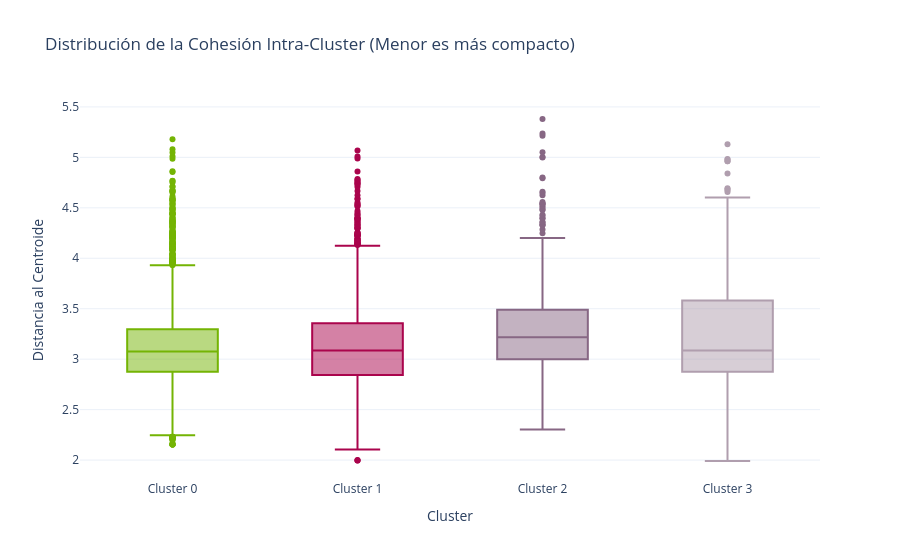
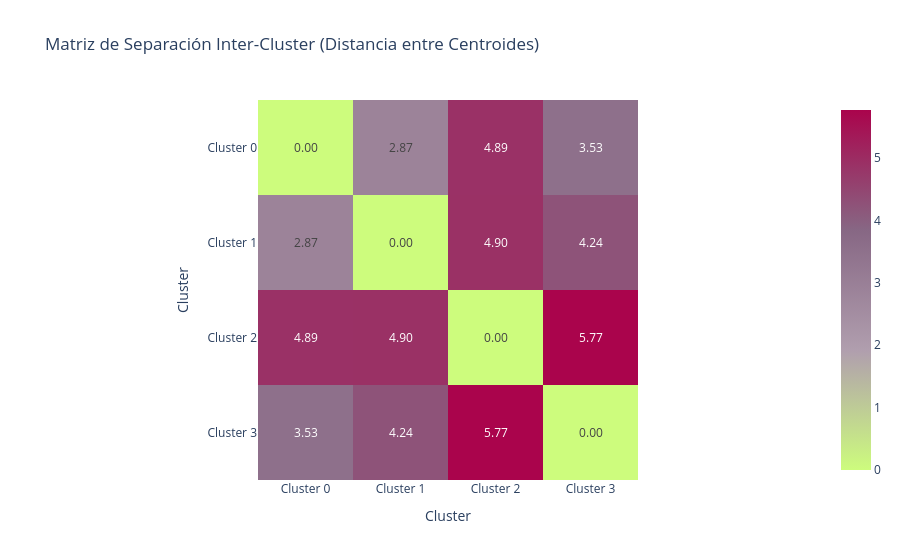

Notebook cell for these charts, in order:
### Code cell
# 4.4.1. MÉTRICAS AVANZADAS: COHESIÓN (INTRA) Y SEPARACIÓN (INTER)
from scipy.spatial.distance import cdist, pdist

print("Calculando métricas internas de distancias del modelo ganador")

# 1. Calculamos los centroides reales de cada cluster
centroides = []
for i in range(best_k):
    puntos_cluster = X_train_cluster[final_labels_train == i]
    centroide = puntos_cluster.mean(axis=0)
    centroides.append(centroide)

centroides = np.array(centroides)

# 2. Distancia INTER-cluster
distancias_centroides = pdist(centroides, metric='euclidean')
separacion_media = np.mean(distancias_centroides)

print(f"Distancia Media INTER-Cluster (Separación): {separacion_media:.4f} (↑ Cuanto mayor, más distintos son los perfiles)")

# 3. Distancia INTRA-cluster
cohesion_global = []

print("Detalle de Cohesión INTRA-Cluster por grupo:")

for i in range(best_k):

    puntos_cluster = X_train_cluster[final_labels_train == i]

    dist_al_centroide = cdist(
        puntos_cluster,
        [centroides[i]],
        metric='euclidean'
    )

    cohesion_cluster = np.mean(dist_al_centroide)

    cohesion_global.append(cohesion_cluster)

    n_puntos = len(puntos_cluster)

    print(
        f"   -> Cluster {i} (N={n_puntos} clientes): "
        f"Distancia media = {cohesion_cluster:.4f} "
        f"(↓ Menor es más compacto)"
    )

# Cohesión media global
cohesion_media_global = np.mean(cohesion_global)

print(
    f"Distancia Media INTRA-Cluster (Cohesión general): "
    f"{cohesion_media_global:.4f}"
)

# Ratio final
ratio_cs = cohesion_media_global / separacion_media

print(
    f"Ratio Cohesión / Separación: {ratio_cs:.4f} "
    f"(↓ Buscamos un valor bajo)"
)


# 4.4.2. VISUALIZACIÓN DE COHESIÓN Y SEPARACIÓN (PLOTLY)

print("Generando visualizaciones de métricas internas...")

# 1. BOXPLOT DE COHESIÓN
datos_boxplot = []

for i in range(best_k):

    puntos_cluster = X_train_cluster[final_labels_train == i]

    dist_al_centroide = cdist(
        puntos_cluster,
        [centroides[i]],
        metric='euclidean'
    ).flatten()

    temp_df = pd.DataFrame({
        'Distancia al Centroide': dist_al_centroide,
        'Cluster': f'Cluster {i}'
    })

    datos_boxplot.append(temp_df)

df_boxplot = pd.concat(datos_boxplot)

fig_cohesion = px.box(
    df_boxplot,
    x='Cluster',
    y='Distancia al Centroide',
    color='Cluster',
    title='Distribución de la Cohesión Intra-Cluster (Menor es más compacto)',
    points="outliers",
    color_discrete_sequence=PALETA_CLUSTERS
)

fig_cohesion.update_layout(
    template="plotly_white",
    showlegend=False
)

fig_cohesion.show()


# 2. HEATMAP DE SEPARACIÓN
from scipy.spatial.distance import squareform

matriz_distancias = squareform(distancias_centroides)

nombres_clusters = [f'Cluster {i}' for i in range(best_k)]

fig_separacion = px.imshow(
    matriz_distancias,
    text_auto=".2f",
    x=nombres_clusters,
    y=nombres_clusters,
    color_continuous_scale=[
        COLORES['Verde_Claro'],
        COLORES['Morado_Cl'],
        COLORES['Morado_Os'],
        COLORES['Rojo_Corp']
    ],
    title='Matriz de Separación Inter-Cluster (Distancia entre Centroides)'
)

fig_separacion.update_layout(
    xaxis_title="Cluster",
    yaxis_title="Cluster",
    template="plotly_white"
)

fig_separacion.show()

### Figure 1 — Plotly figure (JSON) as saved in the notebook; plotly's stock layout.template omitted (floating-point values rounded to 4 significant figures; data arrays with more than 128 entries replaced by an {"elided": "..."} marker saying what was removed)
{"data": [{"alignmentgroup": "True", "boxpoints": "outliers", "hovertemplate": "Cluster=%{x}<br>Distancia al Centroide=%{y}<extra></extra>", "legendgroup": "Cluster 0", "marker": {"color": "#74b404"}, "name": "Cluster 0", "notched": false, "offsetgroup": "Cluster 0", "orientation": "v", "showlegend": true, "type": "box", "x": {"elided": "3853 str values"}, "x0": " ", "xaxis": "x", "y": {"elided": "3853 float values"}, "y0": " ", "yaxis": "y"}, {"alignmentgroup": "True", "boxpoints": "outliers", "hovertemplate": "Cluster=%{x}<br>Distancia al Centroide=%{y}<extra></extra>", "legendgroup": "Cluster 1", "marker": {"color": "#aa044c"}, "name": "Cluster 1", "notched": false, "offsetgroup": "Cluster 1", "orientation": "v", "showlegend": true, "type": "box", "x": {"elided": "3071 str values"}, "x0": " ", "xaxis": "x", "y": {"elided": "3071 float values"}, "y0": " ", "yaxis": "y"}, {"alignmentgroup": "True", "boxpoints": "outliers", "hovertemplate": "Cluster=%{x}<br>Distancia al Centroide=%{y}<extra></extra>", "legendgroup": "Cluster 2", "marker": {"color": "#876784"}, "name": "Cluster 2", "notched": false, "offsetgroup": "Cluster 2", "orientation": "v", "showlegend": true, "type": "box", "x": {"elided": "443 str values"}, "x0": " ", "xaxis": "x", "y": {"elided": "443 float values"}, "y0": " ", "yaxis": "y"}, {"alignmentgroup": "True", "boxpoints": "outliers", "hovertemplate": "Cluster=%{x}<br>Distancia al Centroide=%{y}<extra></extra>", "legendgroup": "Cluster 3", "marker": {"color": "#b09eae"}, "name": "Cluster 3", "notched": false, "offsetgroup": "Cluster 3", "orientation": "v", "showlegend": true, "type": "box", "x": {"elided": "826 str values"}, "x0": " ", "xaxis": "x", "y": {"elided": "826 float values"}, "y0": " ", "yaxis": "y"}], "layout": {"boxmode": "overlay", "legend": {"title": {"text": "Cluster"}, "tracegroupgap": 0}, "showlegend": false, "title": {"text": "Distribución de la Cohesión Intra-Cluster (Menor es más compacto)"}, "xaxis": {"anchor": "y", "categoryarray": ["Cluster 0", "Cluster 1", "Cluster 2", "Cluster 3"], "categoryorder": "array", "domain": [0, 1], "title": {"text": "Cluster"}}, "yaxis": {"anchor": "x", "domain": [0, 1], "title": {"text": "Distancia al Centroide"}}}}

### Figure 2 — Plotly figure (JSON) as saved in the notebook; plotly's stock layout.template omitted (floating-point values rounded to 4 significant figures)
{"data": [{"coloraxis": "coloraxis", "hovertemplate": "x: %{x}<br>y: %{y}<br>color: %{z}<extra></extra>", "name": "0", "texttemplate": "%{z:.2f}", "type": "heatmap", "x": ["Cluster 0", "Cluster 1", "Cluster 2", "Cluster 3"], "xaxis": "x", "y": ["Cluster 0", "Cluster 1", "Cluster 2", "Cluster 3"], "yaxis": "y", "z": [[0.0, 2.87, 4.894, 3.532], [2.87, 0.0, 4.901, 4.243], [4.894, 4.901, 0.0, 5.772], [3.532, 4.243, 5.772, 0.0]]}], "layout": {"coloraxis": {"colorscale": [[0, "#cdfc7d"], [0.3333, "#b09eae"], [0.6667, "#876784"], [1, "#aa044c"]]}, "title": {"text": "Matriz de Separación Inter-Cluster (Distancia entre Centroides)"}, "xaxis": {"anchor": "y", "constrain": "domain", "domain": [0, 1], "scaleanchor": "y", "title": {"text": "Cluster"}}, "yaxis": {"anchor": "x", "autorange": "reversed", "constrain": "domain", "domain": [0, 1], "title": {"text": "Cluster"}}}}
